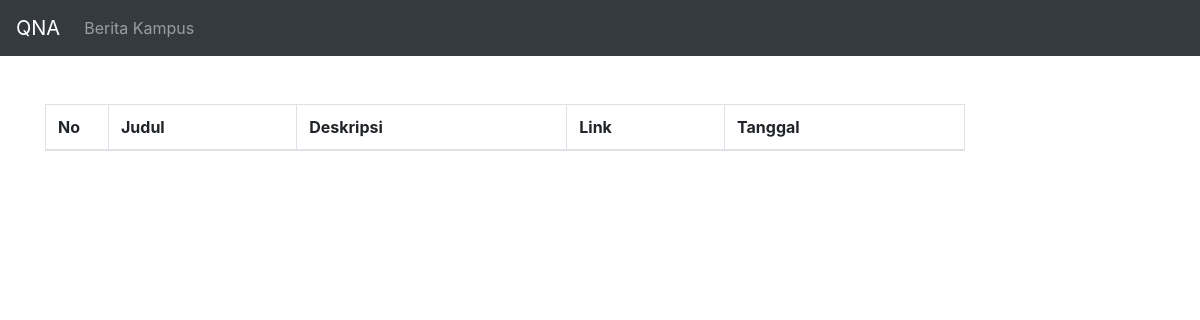
The page /NewsRRS.php on the database as committed earlier.
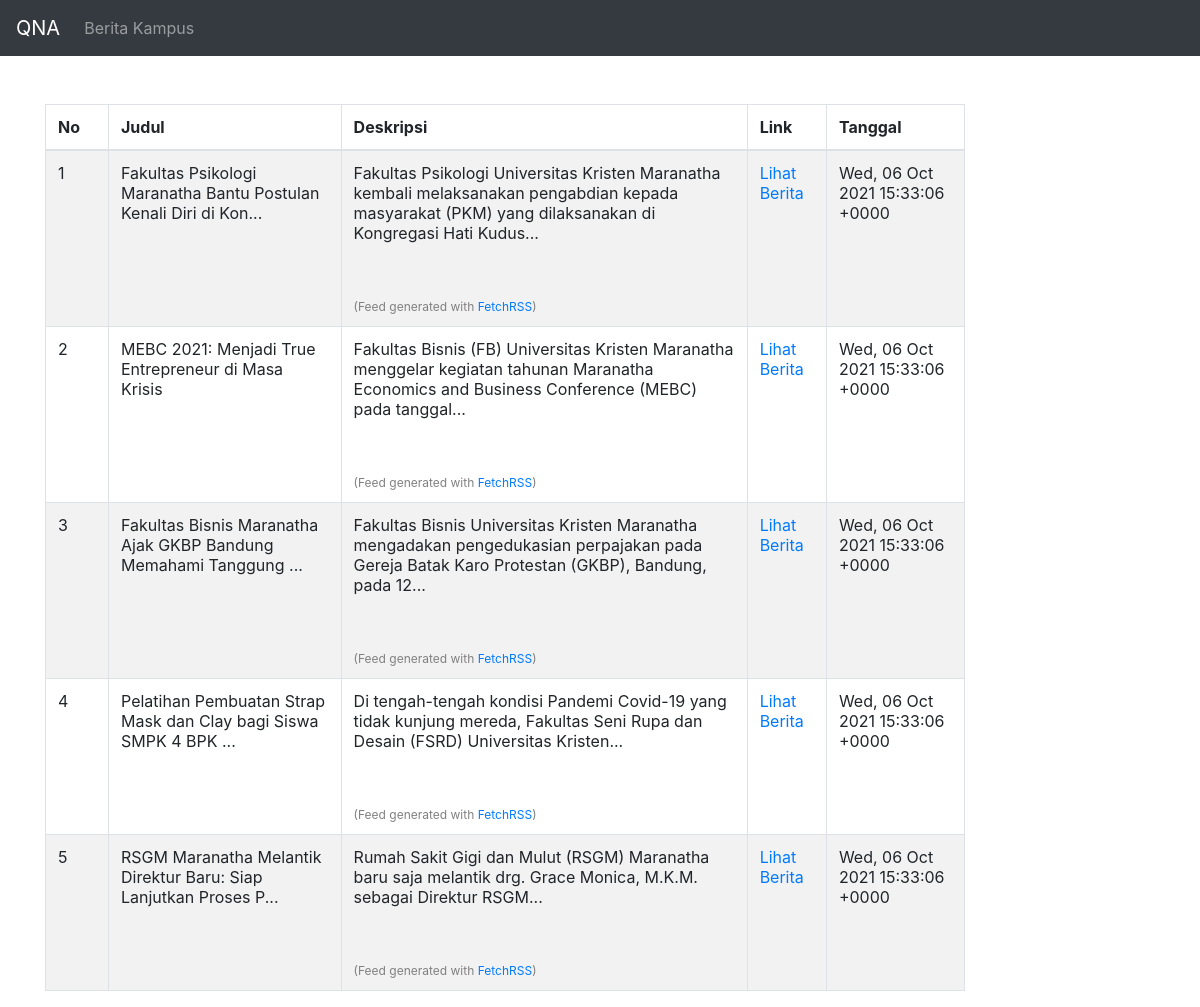
The same page on the database as committed later.
### tables this page shows
CREATE TABLE `berita` (
  `id` int(3) NOT NULL,
  `judul` varchar(255) NOT NULL,
  `deskripsi` text NOT NULL,
  `link` varchar(255) NOT NULL,
  `tanggal` text NOT NULL
);

### NewsRRS.php (the view, shortened to what this page needs)
<?php
include ("include/dbconnection.php");
?>
<html lang="en">
    <head>
        <?php include_once('include/head.php'); ?>
        <link rel="stylesheet" type="text/css" href="https://cdn.datatables.net/1.10.25/css/jquery.dataTables.css">
    </head>
    <body>
        <?php include_once('include/navbar.php'); ?>
        <br><br>
        <div class="container pt-12">
            <div class="row">
                <div class="col-md-10">
                    <table id="databerita" class="table table-striped table-bordered" style="width:100%">
                        <thead>
                            <tr>
                                <th width="63">No</th>
                                <th>Judul</th>
                                <th>Deskripsi</th>
                                <th>Link</th>
                                <th>Tanggal</th>
                            </tr>
                        </thead>
                        <tbody>
                            <?php
                            $counter = 1;
                            $query = "SELECT judul, deskripsi, link, tanggal FROM berita";
                            $stmt = $dbh->query($query);
                            while ($row = $stmt->fetch()) {
                                ?><tr>
                                    <td><?= $counter ?></td>
                                    <td><?= $row['judul'] ?></td>
                                    <td><?= $row['deskripsi'] ?></td>
                                    <td><a href="<?= $row['link'] ?>">Lihat Berita</a></td>
                                    <td><?= $row['tanggal'] ?></td>
                                </tr>
                                <?php
                                $counter += 1;
                            }?>
                        </tbody>
                    </table>
                </div>
            </div>
        </div>
    </body>
</html>

### include/head.php (shortened to what this page needs)
<link rel="stylesheet" href="assets/bootstrap/bootstrap.min.css">

### include/navbar.php
<nav class="navbar navbar-expand-sm bg-dark navbar-dark">
  <a class="navbar-brand" href="./index.php">QNA</a>
  <div class="collapse navbar-collapse" id="navbarSupportedContent">
    <ul class="navbar-nav mr-auto">
      <li class="nav-item">
        <a class="nav-link" href="./NewsRRS.php">Berita Kampus</a>
      </li>
    </ul>
</nav>

Rows that differ between the two databases and show on the page:
added berita: judul "Fakultas Psikologi Maranatha Bantu Postulan Kenali Diri di Kon...", deskripsi "Fakultas Psikologi Universitas Kristen Maranatha kembali melaksanakan pengabdian kepada masyarakat (PKM) yang dilaksanakan di Kongregasi Hati Kudus... (Feed generated with FetchRSS )", tanggal "Wed, 06 Oct 2021 15:33:06 +0000"
added berita: judul "MEBC 2021: Menjadi True Entrepreneur di Masa Krisis", deskripsi "Fakultas Bisnis (FB) Universitas Kristen Maranatha menggelar kegiatan tahunan Maranatha Economics and Business Conference (MEBC) pada tanggal... (Feed generated with FetchRSS )", tanggal "Wed, 06 Oct 2021 15:33:06 +0000"
added berita: judul "Fakultas Bisnis Maranatha Ajak GKBP Bandung Memahami Tanggung ...", deskripsi "Fakultas Bisnis Universitas Kristen Maranatha mengadakan pengedukasian perpajakan pada Gereja Batak Karo Protestan (GKBP), Bandung, pada 12... (Feed generated with FetchRSS )", tanggal "Wed, 06 Oct 2021 15:33:06 +0000"
added berita: judul "Pelatihan Pembuatan Strap Mask dan Clay bagi Siswa SMPK 4 BPK ...", deskripsi "Di tengah-tengah kondisi Pandemi Covid-19 yang tidak kunjung mereda, Fakultas Seni Rupa dan Desain (FSRD) Universitas Kristen... (Feed generated with FetchRSS )", tanggal "Wed, 06 Oct 2021 15:33:06 +0000"
added berita: judul "RSGM Maranatha Melantik Direktur Baru: Siap Lanjutkan Proses P...", deskripsi "Rumah Sakit Gigi dan Mulut (RSGM) Maranatha baru saja melantik drg. Grace Monica, M.K.M. sebagai Direktur RSGM... (Feed generated with FetchRSS )", tanggal "Wed, 06 Oct 2021 15:33:06 +0000"
